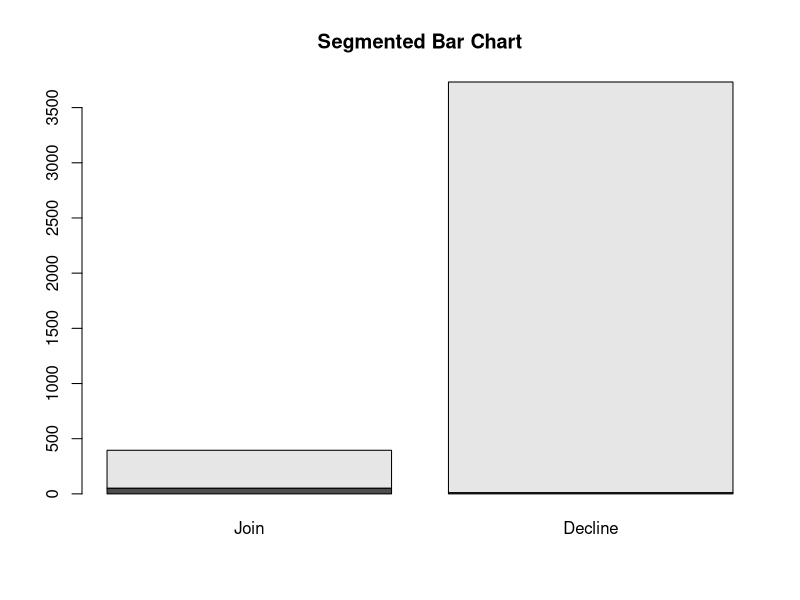
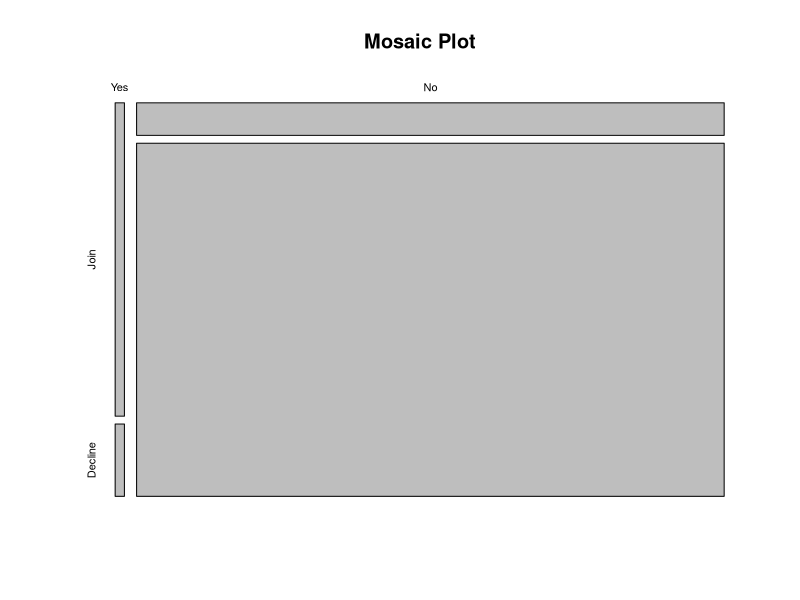

Here is the R script that generated these plots, in order:
#---------------------------------------------------------------------------
# Association between Categorical Variables
#
# Chapter 5 of Robert Stine and Dean Foster, *Statistics for Business: Decision Making and Analysis* 
#
# Andrew Heiss
# MBA 609 - November 2011
#
# Special instructions:
#   * This contains all the R stuff necessary to do all the analysis the chapter talks about
#   * Run each line or each chunk of code individually
#
#--------------------------------------------------------------------------

#--------------------
# Data to work with
#--------------------

# Use any two categorical variables in a data frame...
# contingency_table <- xtabs(var1~var2)     # like this
#
# ...or build a contingency table on your own like so:
#
# Mailing list and sales
#       Join Decline
#   Yes   52      12
#   No   343    3720
#
# matrix(list of numbers, numer of rows, number of columns, byrow=TRUE/FALSE)
mailinglist <- matrix(c(52,12,343,3720), 2, 2, byrow=TRUE)

# Add row and column names
rownames(mailinglist) <- c('Yes', 'No')
colnames(mailinglist) <- c('Join', 'Decline')

# If byrow was false here, the table would look like this:
#       Join Decline
#   Yes   52    *343*
#   No   *12*    3720


#---------------
# Visual stuff
#---------------

# Segmented bar chart
barplot(mailinglist, main="Segmented Bar Chart")

# Moasic plot
mosaicplot(mailinglist, main="Mosaic Plot")


#--------------------------
# Contingency table stuff
#--------------------------

# Print counts
mailinglist                     # Counts

# Marginal distributions
margin.table(mailinglist, 1)    # Row totals
margin.table(mailinglist, 2)    # Column totals

# Cell proportions (conditional distributions)
prop.table(mailinglist)         # Cell percentages
prop.table(mailinglist, 1)      # Row percentages 
prop.table(mailinglist, 2)      # Column percentages

# Expected cell values: (Row * Column) / Total
as.array(margin.table(mailinglist,1)) %*% t(as.array(margin.table(mailinglist,2))) / margin.table(mailinglist)

# OR an easier way... the Chi-squared function calculates expected results in the background
# Other values you can get out of the function: statistic, paramter, p.value, method, data.name, observed, expected, residuals. Neato.
chisq.test(mailinglist)$expected


# Alternatively, get a big fancy contingency table with all the counts, percentages, and expected values with the gmodels package
library(gmodels)
CrossTable(mailinglist, expected=TRUE)
# or if you're not using a matrix, CrossTable(var1, var2, ...)


#--------------------------------
# Strength of association stuff
#--------------------------------

# At the end of the CrossTable() output, R gives two different Chi-squared results, Pearson's and Pearson's with Yate's continuity correction (which only applies to 2x2 tables). Here's how you get those numbers with R only:
# Pearson's test alone
chisq.test(mailinglist, correct=FALSE)

# Pearson's test with Yates' correction (whatever that means)
chisq.test(mailinglist)


# You need to load the vcd library to find Cramer's V
library(vcd)
assocstats(mailinglist)

# Or if you just want Cramer's V instead of the whole table...
assocstats(mailinglist)$cramer


#--------------------
# Nerdy extra stuff
#--------------------

# You can use this formula to calculate Cramer's V without loading the VCD library

cramers_v <- function(x){
    CV <- sqrt(chisq.test(x, correct = FALSE)$statistic /
              (sum(x) * min(dim(x) - 1)))

    as.numeric(CV)
}

cramers_v(mailinglist)



# How to determine the threshold Chi-squared value (if you don't want to look at the automatic output...).
# qchisq() basically eliminates the need for those look-up tables
# degree of freedom = number of rows-number of columns
qchisq(0.95, df=1)      # 95% confidence level with 1 degree of freedom
qchisq(0.99, df=7)      # 99% confidence level with 7 degrees of freedom


# Or, if you want to see a whole table of threshold values for different degrees of freedom and confidence levels, run this nifty script:
# Choose how many degrees of freedom and confidence levels you want to show
df <- 1:15                          # 15 degrees of freedom, from 1-15
ci <- c(0.90, 0.95, 0.99, 0.999)    # 4 confidence levels

# Start building chi-squared table with rows for degrees of freedom
chitable <- matrix(df)

# Loop through all the confidence levels and build a table
for (i in 1:length(ci)) {
    # cbind() on an existing table or matrix adds a column, so add a new column for each confidence level
    chitable <- cbind(chitable, qchisq(ci[i], df))
}

# Add column names by appending the ci vector after the first column name
colnames(chitable) <- (append(c("DF"), ci))

# Show the final table
chitable
